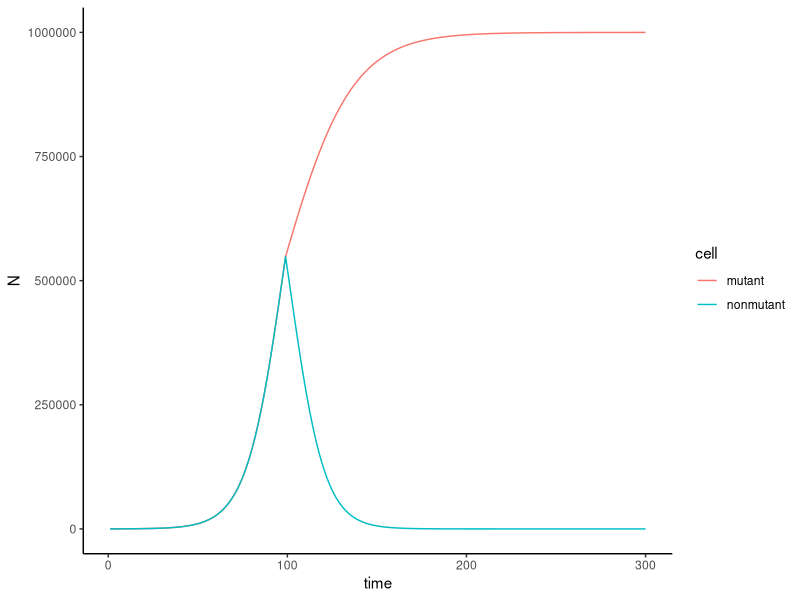

Reproduce this figure in R.
#Challenge: Generate a script that stimulates growth of the two 
#cell types in the tumor to equilibrium folloing drug treatment 

# set initial values and parameters for both non-mutant and mutant cells 
#Initial mutation occurred when there were 100 cells total (99 nonmutant cells and 1 mutant cell)
N0= 99
M0=1

r=0.1 #growth rate for both cell types before drug treatment
rN = -0.1 #growth rate in non mutant cells after drug treatment
rM = 0.05 #growth rate in mutant cells after drug treatment

K= 1000000 #carrying capacity for both cell types 
timesteps= 300

# create 2 vectors to store the two state variables (nonmutant and mutant)
Ns=data.frame(time=1:timesteps,nonmutant=rep(0,timesteps),mutant=rep(0,timesteps))
Ns$nonmutant[1]=N0
Ns$mutant[1]=N0

#simulate
for(i in 2:timesteps){
  if(i<100){ #before drug treatment the two cell types grow at the same rate
    Ns$nonmutant[i] <- Ns$nonmutant[i-1]+r*Ns$nonmutant[i-1]*(1-Ns$nonmutant[i-1]/K)
    Ns$mutant[i] <- Ns$mutant[i-1]+r*Ns$mutant[i-1]*(1-Ns$mutant[i-1]/K) 
  }else{ #after drug treatment nonmutant cells decline rapidly and mutant cells grows at 50% of original growth rate
    Ns$nonmutant[i] <- Ns$nonmutant[i-1]+rN*Ns$nonmutant[i-1]*(1-Ns$nonmutant[i-1]/K)
    Ns$mutant[i] <- Ns$mutant[i-1]+rM*Ns$mutant[i-1]*(1-Ns$mutant[i-1]/K) 
  }
}

#convert wide data to long form 
Ns2 <- data.frame(time=c(Ns$time,Ns$time),N=c(Ns$nonmutant,Ns$mutant),cell=rep(c("nonmutant","mutant"),each=timesteps))

# plot simulation
library(ggplot2)
ggplot(data=Ns2,aes(x=time,y=N,color=cell)) + 
  geom_line() +
  theme_classic()

#export graph






